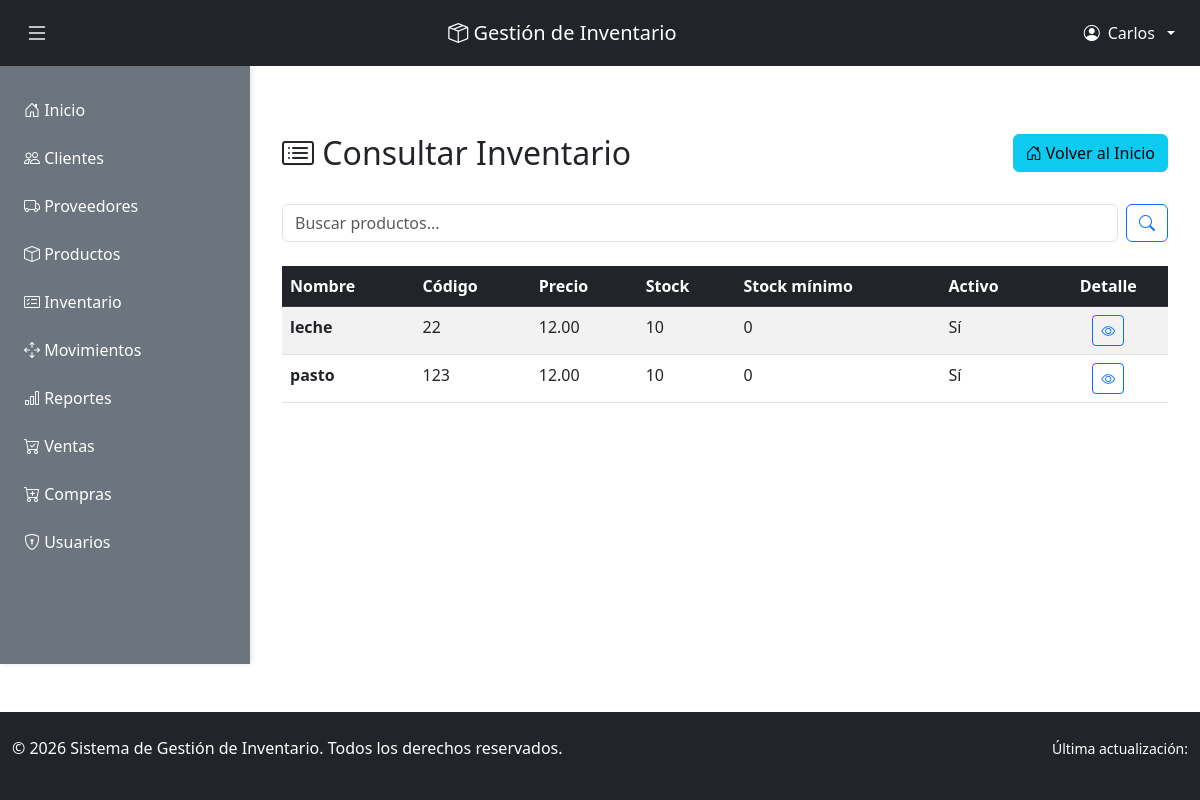
The app's page /inventario/ (signed in), older data.
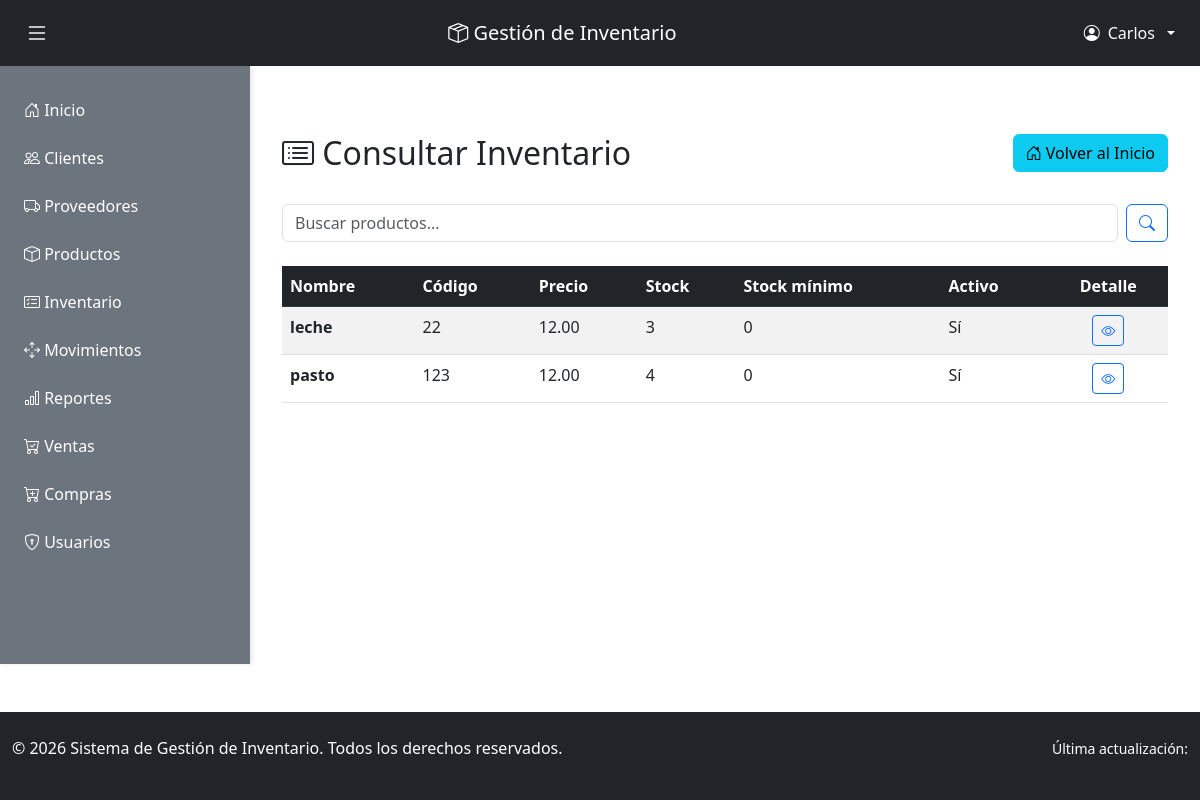
The same page, newer data.
### inventario/models.py (models this page shows, shortened)
class Producto(models.Model):
    nombre_producto = models.CharField(max_length=100)
    codigo = models.CharField(max_length=50, unique=True)
    descripcion = models.TextField()
    precio = models.DecimalField(max_digits=10, decimal_places=2)
    stock = models.PositiveIntegerField(default=0)
    stock_minimo = models.PositiveIntegerField(default=0)
    fecha_creacion = models.DateTimeField(auto_now_add=True)
    activo = models.BooleanField(default=True)
    class Meta:
        ordering = ['nombre_producto']
        verbose_name = 'Producto'
        verbose_name_plural = 'Productos'

### inventario/views.py (the view)
# urls.py: path('inventario/', views.ver_inventario, name='consultar_inventario'),
@login_required(login_url='login')
@administrador_required
@require_http_methods(["GET"])
def ver_inventario(request):
    query = request.GET.get('q', '').strip()
    productos = Producto.objects.all()
    if query:
        productos = productos.filter(
            Q(nombre_producto__icontains=query) |
            Q(codigo__icontains=query) |
            Q(descripcion__icontains=query)
        )
    contexto = {'productos': productos, 'query': query}
    return render(request, 'inventario_consulta.html', contexto)

### inventario/views.py (called while the page is built)
def administrador_required(view_func):
    return user_passes_test(
        lambda u: u.is_authenticated and (
            u.is_superuser or
            (hasattr(u, 'perfil') and u.perfil.rol == 'administrador')
        ),
        login_url='login',
        redirect_field_name=None
    )(view_func)

### inventario/templates/inventario_consulta.html (shortened to what this page needs)
{% extends 'base.html' %}
{% block content %}
<div class="container my-5">
    <div class="row mb-4">
        <div class="col-md-6">
            <h2><i class="bi bi-card-list"></i> Consultar Inventario</h2>
        </div>
        <div class="col-md-6 text-end">
            <a href="{% url 'inicio' %}" class="btn btn-info">
                <i class="bi bi-house-door"></i> Volver al Inicio
            </a>
        </div>
    </div>
    <div class="row mb-4">
        <div class="col-md-12">
            <form method="get" class="d-flex" role="search">
                <input type="search" name="q" class="form-control me-2" placeholder="Buscar productos..." value="{{ query }}">
                <button class="btn btn-outline-primary" type="submit"><i class="bi bi-search"></i></button>
            </form>
        </div>
    </div>
    {% if productos %}
        <div class="table-responsive">
            <table class="table table-hover table-striped">
                <thead class="table-dark">
                    <tr>
                        <th>Nombre</th>
                        <th>Código</th>
                        <th>Precio</th>
                        <th>Stock</th>
                        <th>Stock mínimo</th>
                        <th>Activo</th>
                        <th class="text-center">Detalle</th>
                    </tr>
                </thead>
                <tbody>
                    {% for producto in productos %}
                        <tr>
                            <td><strong>{{ producto.nombre_producto }}</strong></td>
                            <td>{{ producto.codigo }}</td>
                            <td>{{ producto.precio }}</td>
                            <td>{{ producto.stock }}</td>
                            <td>{{ producto.stock_minimo }}</td>
                            <td>{% if producto.activo %}Sí{% else %}No{% endif %}</td>
                            <td class="text-center">
                                <a href="{% url 'detalle_producto' producto.id %}" class="btn btn-sm btn-outline-primary">
                                    <i class="bi bi-eye"></i>
                                </a>
                            </td>
                        </tr>
                    {% endfor %}
                </tbody>
            </table>
        </div>
    {% else %}
        <div class="alert alert-info text-center">
            No se encontraron productos para los filtros ingresados.
        </div>
    {% endif %}
</div>
{% endblock %}

Row changes from the older to the newer data that the page shows:
changed Producto "leche": stock "10" → "3"
changed Producto "pasto": stock "10" → "4"
